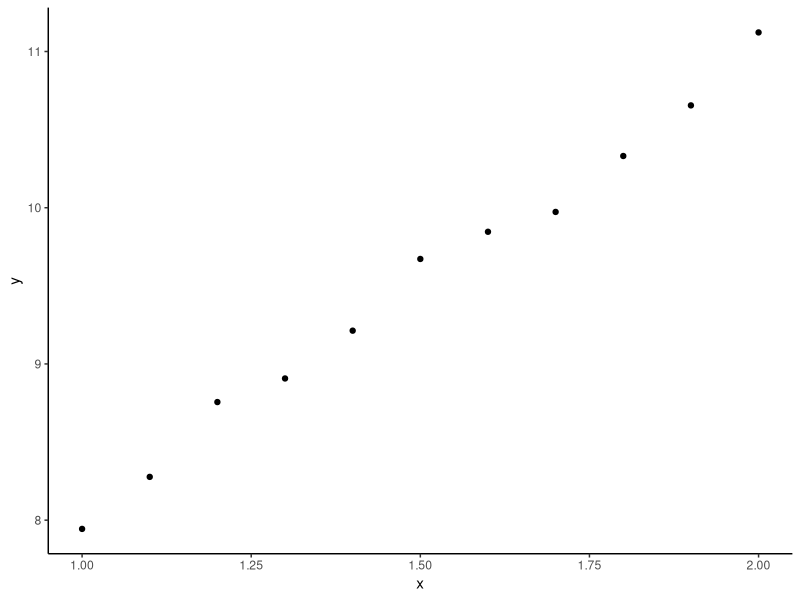
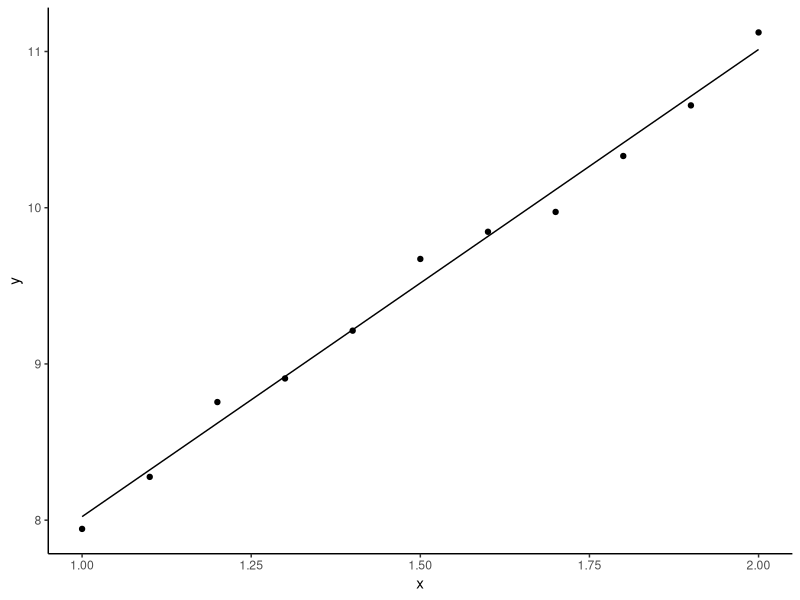
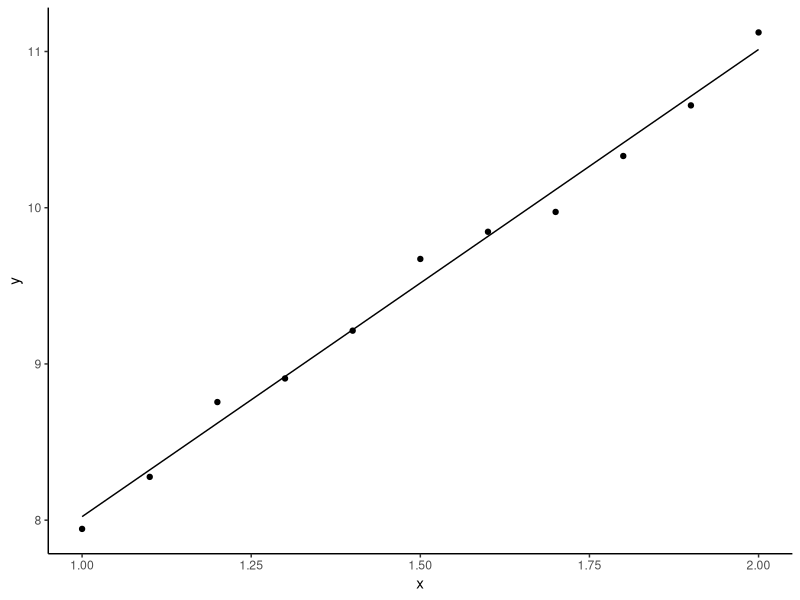
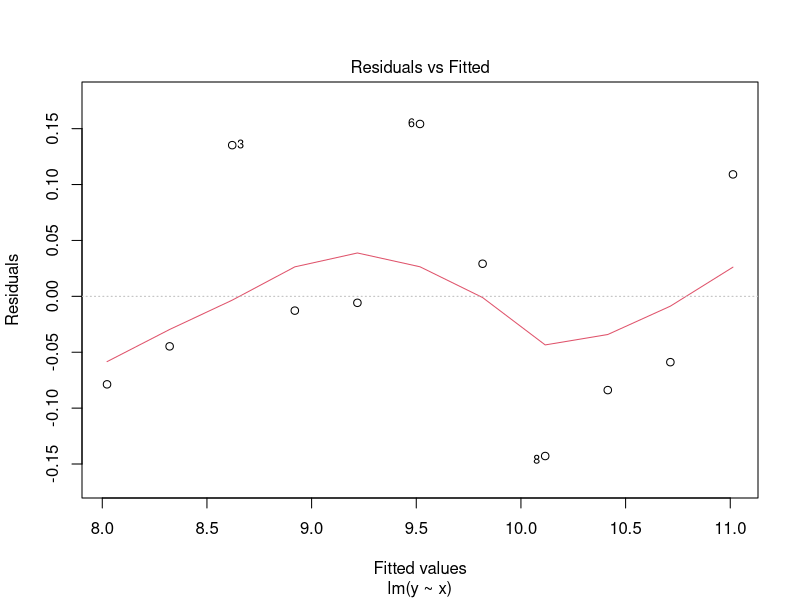
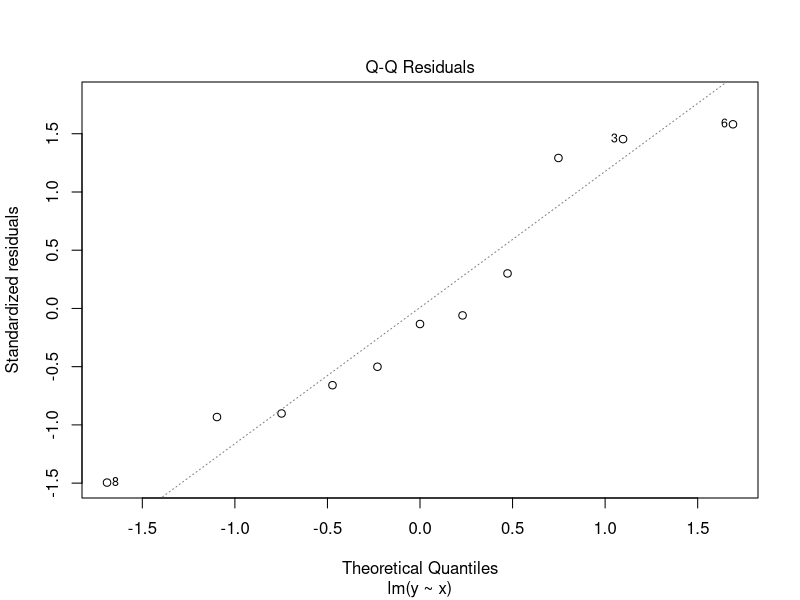
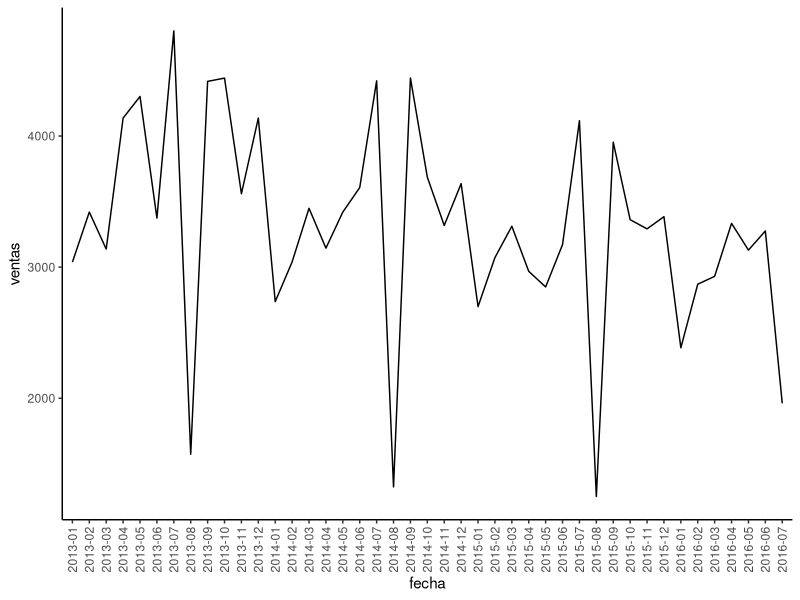
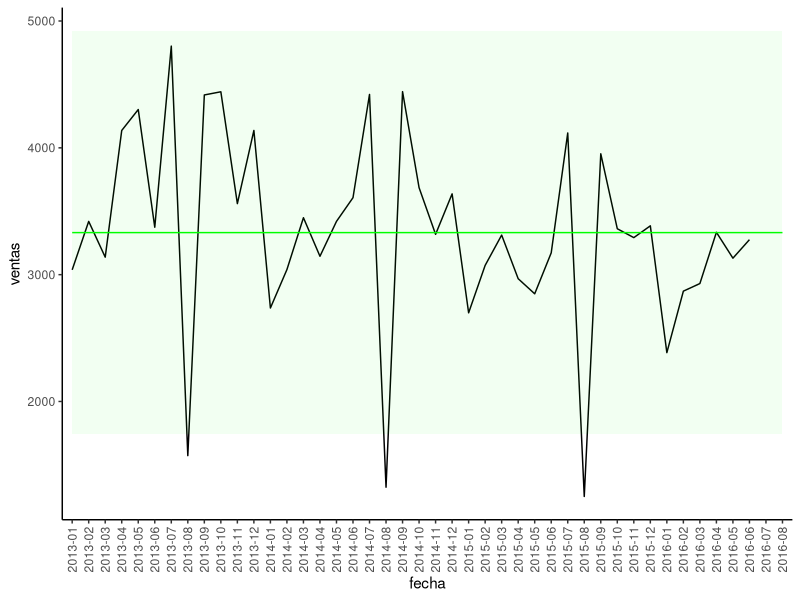
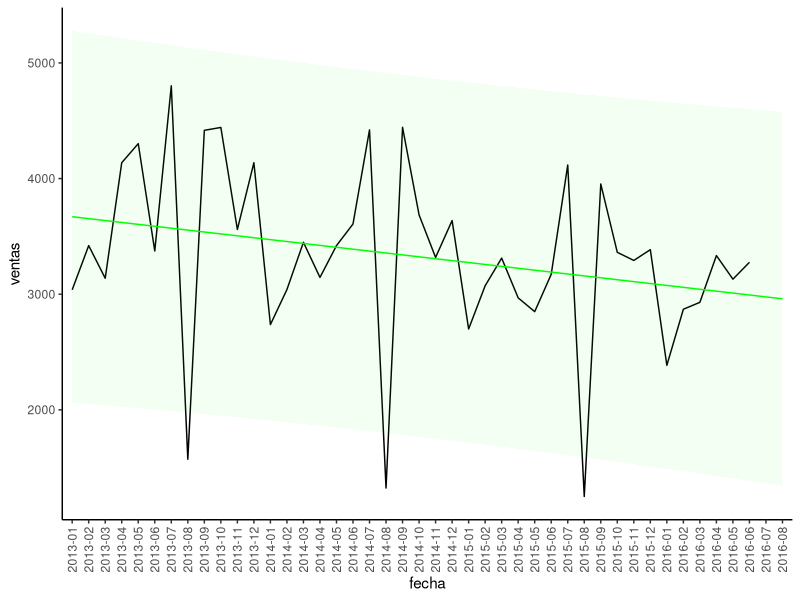

The R script that drew these images, in order:
#' ---
#' output:
#'   revealjs::revealjs_presentation:
#'     theme: simple
#'     slide_level: 2
#'     highlight: pygments
#'     center: false
#'     self_contained: true
#'     css: "../css/styles.css"
#'     reveal_options:
#'       slideNumber: true
#'       previewLinks: false
#'       transition: 0
#'       background_transition: 0
#' editor_options: 
#'   chunk_output_type: console
#' ---
#' 
## ----setup, include=FALSE------------------------------------------------
knitr::opts_chunk$set(echo = FALSE, dev="svg")

#' 
## ----include=FALSE-------------------------------------------------------
if(!require("tidyverse")) {
  install.packages("tidyverse", repos="https://cloud.r-project.org/",
         quiet=TRUE, type="binary")
  library("tidyverse")
}
if(!require("kableExtra")) {
  install.packages("kableExtra", repos="https://cloud.r-project.org/",
         quiet=TRUE, type="binary")
  library("kableExtra")
}

#' 
#' ##
#' 
#' <img src="../images/IQSlogo.png" style="border-style:none;box-shadow:none;
#' position:absolute;margin:0;top:20px;left:20px;max-width:200px;height:auto;" />
#' 
#' <div style="font-size:1.5em;font-weight:700;margin-top:200px;">Control estadístico de procesos</div>
#' <div style="font-size:1.4em;font-weight:500;color:#333333;">Previsión</div>
#' <div style="font-size:1.2em;margin-top:40px;color:#333333;">Jordi Cuadros, Lucinio González</div>
#' <div style="margin-top:80px;color:#333333;">Noviembre de 2018</div>
#' 
#' 
#' # Fundamentos de la previsión
#' 
#' ## Previsión
#' 
#' En la práctica de la gestión (aunque no solo en la industria) a menudo es necesario poder anticipar cuál será el resultado de una determinada situación para poder actuar en previsión.
#' 
#' - Prever las ventas o las compras, es decir, necesidades de producción del próximo periodo.
#' - Prever que pasará ante un cambio de las condiciones de producción.
#' - Anticipar la duración de una pieza o evaluar la posibilidades de fallo de un proceso en función de datos observables.
#' 
#' 
#' ## Aproximaciones metodológicas
#' 
#' - Usar métodos que no requieren el uso de funciones matemáticas porque se basan en el conocimiento de expertos (técnicas cualitativas).
#' - Utilización de procedimientos estadísticos para predecir valores futuros de una serie temporal en base a tendencias históricas (técnicas cuantitativas).
#'     - Uso de funciones modelo: Ajustar una función a los datos y usar esta función para hacer la previsión.
#'     - Técnicas que no usan funciones modelo.
#' - Combinar técnicas cualitativas y cuantitativas
#' 
#' 
#' ## Recomendaciones generales
#' 
#' - Comprobar que la ventana de modelización no incluye cambios estructurales. 
#' - Preferir modelos simples.
#' - No inferir relaciones causa-efecto de los modelos.
#' - El pronóstico siempre lleva asociado un cierto error, esta incertidumbre es mayor cuanto más alejado del momento actual se haga el pronóstico.
#' 
#' ##
#' 
#' - Para reducir la incertidumbre del pronóstico se recomienda combinar varios métodos de pronóstico.
#' - Utilizar el conocimiento experto aunque no sea cuantitativo.
#' - Recalcular el modelo cada vez que se disponga de nuevos datos.
#' 
#' 
#' # Ajuste de modelos
#' 
#' ## Proceso de ajuste de un modelo
#' 
#' - Determinar el modelo adecuado
#'     - A partir del conocimiento de las variables de los datos
#'     - A partir de la forma de los datos
#' - Ajustar el modelo ≡ Determinar los coeficientes del modelo
#'     - Habitualmente usando la técnico de mínimos cuadrados ordinarios (OLS)
#' - Comprobación del modelo y del ajuste
#'     - ¿Representa adecuadamente los datos?
#'     - ¿Los residuales son independientes y siguen una distribución normal?
#'     - ¿Representa adecuadamente datos no usados para construir el modelo?
#' 
#' 
#' ## Ajustes de modelos en R por OLS
#' 
#' Una vez decidido un modelo, el ajuste por el método de mínimos cuadrados ordinarios se realiza usando la notación de fórmulas y la función ```lm```.
#' 
#' ----
#' 
#' ### Notación de fórmulas
#' 
#' Una fórmula en R indica una relación lineal entre variables o combinaciones de variables.
#' 
#' - Recta: ``` y ~ x ```
#' - Recta (sin ordenada en origen): ```y ~ x - 1``` o ```y ~ 0 + x``` 
#' - Expresiones lineales multivariantes: ```y ~ x1 + x2```
#' - Expresiones multivariantes con interacciones: ```y ~ (X1 + x2) ^ 2```
#' - Polinomio: ```y ~ x + I(x ^ 2)``` o ```y ~ poly(x, 3)```
#' - Expresiones no lineales: ```y ~ exp(x)``` o ```log(y) ~ log(x)```
#' 
#' ----
#' 
#' ### Uso de la función ```lm```
#' 
## ---- echo = FALSE-------------------------------------------------------
set.seed(123)

#' 
## ---- echo = TRUE--------------------------------------------------------
x <- seq(1, 2, length.out = 11)
y <- round(3 * x + 5 + rnorm(11) / 10, 3)
datos <- data.frame(x = x, y = y)

#' 
## ---- echo = FALSE-------------------------------------------------------
kable_styling(kable(datos), font_size=24)

#' 
#' ----
#' 
## ---- echo = FALSE-------------------------------------------------------
ggplot(datos, aes(x = x, y = y)) + geom_point() + theme_classic()

#' 
#' ----
#' 
## ---- eval = FALSE, echo = TRUE------------------------------------------
## ajuste <- lm(y ~ x, datos)
## summary(ajuste)

#' 
#' <div style="font-size:24pt;">
#' 
## ---- echo = FALSE-------------------------------------------------------
ajuste <- lm(y ~ x, datos)
summary(ajuste)

#' 
#' </div>
#' 
#' ----
#' 
## ---- echo = TRUE--------------------------------------------------------
datos$yc <- ajuste$fitted

#' 
## ---- echo = FALSE-------------------------------------------------------
kable_styling(kable(datos), font_size=24)

#' 
#' ----
#' 
## ---- eval = FALSE, echo = TRUE------------------------------------------
## ggplot(datos, aes(x = x, y = y)) +
##   geom_point() +
##   geom_line(aes(y = yc)) +
##   theme_classic()

#' 
#' ----
#' 
## ---- echo = FALSE-------------------------------------------------------
ggplot(datos, aes(x = x, y = y)) +
  geom_point() +
  geom_line(aes(y = yc)) + 
  theme_classic()

#' 
#' ## Análisis estadístico de los modelos de ajuste
#' 
#' Un ajuste es adecuado si
#' 
#' <div style="font-size:20pt;">
#' 
#' - Se ajusta a los valores experimentales y su funcionalidad
#'     - Gráfico con el modelo ajustado
#'     - Análisi de los residuales
#'         - Residuales sin funcionalidad y centrado en cero
#'     - Prueba F
#' - No hay puntos excesivamente influyentes
#'     - Vigilar con los puntos anómalos y los puntos extremos
#' - Los errores están normalmente distribuidos
#'     - Prueba de normalidad de los residuales
#'     - Gráfico de normalidad de los residuales
#' - Sus coeficientes son significativos
#'     - Estadísticamente
#'     - Teóricamente / científicamente
#' 
#' </div>
#' 
#' ----
#' 
## ---- echo = FALSE-------------------------------------------------------
ggplot(datos, aes(x = x, y = y)) +
  geom_point() +
  geom_line(aes(y = yc)) + 
  theme_classic()

#' 
#' ----
#' 
## ---- eval = FALSE, echo = TRUE------------------------------------------
## summary(ajuste)

#' 
#' <div style="font-size:24pt;">
#' 
## ---- echo = FALSE-------------------------------------------------------
summary(ajuste)

#' 
#' </div>
#' 
#' ----
#' 
## ---- echo = TRUE, eval = FALSE------------------------------------------
## plot(ajuste, which=1:2)

#' 
#' ----
#' 
## ---- echo = FALSE-------------------------------------------------------
plot(ajuste, which=1)

#' 
#' ----
#' 
## ---- echo = FALSE-------------------------------------------------------
plot(ajuste, which=2)

#' 
#' ----
#' 
## ---- echo = TRUE--------------------------------------------------------
shapiro.test(ajuste$residuals)

#' 
#' ## Predicción
#' 
#' Si el modelo es correcto (y solo en este caso), este puede usarse para estimar valores de la variable dependiente.
#' 
## ---- echo = TRUE--------------------------------------------------------
predict(ajuste,data.frame(x = c(1.12,1.23)))

#' 
#' ----
#' 
#' A esta predicción puede añadirse intervalos de confianza (por defecto, a un nivel de confianza del 95 %). Estos se calculan de forma distinta cuando se quiere predecir el valor medio (mejor estimación) o un nuevo dato.
#' 
#' Si x es 1,12, la estimación del promedio es
#' 
## ---- echo = TRUE--------------------------------------------------------
predict(ajuste,data.frame(x = c(1.12)), interval="confidence")

#' 
#' y la estimación para un nuevo dato es
#' 
## ---- echo = TRUE--------------------------------------------------------
predict(ajuste,data.frame(x = c(1.12)), interval="prediction")

#' 
#' 
#' ## Ejemplo
#' 
#' A partir de los datos que figuran en el archivo "cu.txt", determina el coeficiente de expansión térmica del cobre (*k*) a las temperaturas (*T*) de 600 K y de 200 K.
#' 
#' <p>&nbsp;</p>
#' 
#' <p class="bibref">http://www.itl.nist.gov/div898/handbook/pmd/section6/pmd641.htm </p>
#' 
#' 
#' # Ajuste de series temporales
#' 
#' ## Serie temporal
#' 
#' Se denomina serie temporal a una secuencia de puntos indexados temporalmente. Es decir, obtenidos a intervalos de tiempo constantes.
#' 
#' En estos casos, el índice temporal (o posición) se incorpora como variable de modelización. El tiempo no se usa como variable independiente.
#' 
#' 
#' 
#' Solo se presentará el tratamiento del ajuste de serie temporales completas.
#' 
#' 
#' ## Fuentes de variación en una serie temporal
#' 
#' - **Tendencia**. Evolución de los datos a largo plazo
#' - **Estacionalidad**. Variaciones estacionales a corto plazo (periodo de menos de un año)
#'     - Día de la semana
#'     - Día del mes
#'     - Día del año
#'     - Semana del año
#'     - Semana del mes
#'     - Mes del año
#' - Componentes **aleatorios** no previsibles
#' - **Autocorrelación**. Dependencia de los periodos inmediatamente anteriores.
#' 
#' 
#' ## Previsión en series temporales (pronóstico, *forecasting*)
#' 
#' - Ajuste de modelos (con variables fictícias)
#' - Métodos de previsión sin funciones de ajuste (para datos desestacionalizados)
#' 
#' 
#' # Pronóstico mediante ajuste de modelos
#' ## Ejemplo
#' 
#' Sean las ventas de un determinado producto entre enero de 2013 y mediados de julio de 2016 las que figuran en el archivo "ventas.csv", ¿cuál seria una previsión razonable de las ventas de julio y agosto de 2016?
#' 
#' 
## ---- echo = FALSE, results = 'asis'-------------------------------------
datos <- read.table("ventas.csv", header=TRUE, dec=",",sep=";")
kable_styling(kable(head(datos)), font_size=24)

#' 
#' ----
#' 
#' ### Visualización de los datos
#' 
## ---- echo = TRUE, eval = FALSE------------------------------------------
## datos$fecha <- paste(datos$ano,
##                      formatC(datos$mes, width=2,
##                              format="d", flag="0"),
##                      sep="-")
## ggplot(datos,aes(x=fecha,y=ventas,group=1)) + geom_line() +
##   theme_classic()+
##   theme(axis.text.x = element_text(angle=90,vjust=0.5))

#' 
#' ----
#' 
## ---- echo = FALSE-------------------------------------------------------
datos$fecha <- paste(datos$ano,
                     formatC(datos$mes, width=2,
                             format="d", flag="0"),
                     sep="-")
ggplot(datos,aes(x=fecha,y=ventas,group=1)) + geom_line() +
  theme_classic()+
  theme(axis.text.x = element_text(angle=90,vjust=0.5))

#' 
#' ## Modelos habituales (sin estacionalidad)
#' 
#' - Constante ( ```y ~ 1``` )
#' - Recta ( ```y ~ x``` )
#' - Recta sin ordenada ( ```y ~ 0 + x``` )
#' 
#' También pueden usarse funciones no lineales (polinomios, logaritmos, exponenciales...).
#' 
#' 
#' ## Ajuste de una constante
#' 
## ---- echo = TRUE, eval = FALSE------------------------------------------
## datosAj <- datos[1:42,]
## datosAj$i <- 1:42
## datosAj <- rbind(datosAj,
##                  list(ano=c(2016,2016),
##                       mes=7:8,
##                       ventas=c(NA,NA),
##                       fecha=c("2016-07","2016-08"),
##                       i=43:44))
## 
## ajuste <- lm(ventas~1, datosAj[1:42,])
## 
## datosAj <- cbind(datosAj,
##                  predict(ajuste, datosAj, interval="prediction"))

#' 
#' ----
#' 
## ---- echo = TRUE, eval = FALSE------------------------------------------
## ggplot(datosAj,aes(x=fecha,y=ventas,group=1)) + geom_line() +
##   geom_line(aes(y=fit), col="green")+
##   geom_ribbon(aes(ymin=lwr, ymax=upr), fill="green", alpha=0.05)+
##   theme_classic()+
##   theme(axis.text.x = element_text(angle=90,vjust=0.5))
## 

#' 
#' ----
#' 
## ---- echo = FALSE, warning = FALSE--------------------------------------
datosAj <- datos[1:42,]
datosAj$i <- 1:42
datosAj <- rbind(datosAj,
                 list(ano=c(2016,2016),
                      mes=7:8,
                      ventas=c(NA,NA),
                      fecha=c("2016-07","2016-08"),
                      i=43:44))

ajuste <- lm(ventas~1, datosAj[1:42,])

datosAj <- cbind(datosAj,
                 predict(ajuste, datosAj, interval="prediction"))

ggplot(datosAj,aes(x=fecha,y=ventas,group=1)) + geom_line() +
  geom_line(aes(y=fit), col="green")+
  geom_ribbon(aes(ymin=lwr, ymax=upr), fill="green", alpha=0.05)+
  theme_classic()+
  theme(axis.text.x = element_text(angle=90,vjust=0.5))


#' 
#' ----
#' 
## ---- echo = TRUE--------------------------------------------------------

print(datosAj[43:44,c(4,6:8)])


#' 
#' ## Ajuste de una recta
#' 
## ---- echo = TRUE, eval = FALSE------------------------------------------
## datosAj <- datos[1:42,]
## datosAj$i <- 1:42
## datosAj <- rbind(datosAj,
##                  list(ano=c(2016,2016),
##                       mes=7:8,
##                       ventas=c(NA,NA),
##                       fecha=c("2016-07","2016-08"),
##                       i=43:44))
## 
## ajuste <- lm(ventas~i, datosAj[1:42,])
## 
## datosAj <- cbind(datosAj,
##                  predict(ajuste, datosAj, interval="prediction"))

#' 
#' ----
#' 
## ---- echo = TRUE, eval = FALSE------------------------------------------
## ggplot(datosAj,aes(x=fecha,y=ventas,group=1)) + geom_line() +
##   geom_line(aes(y=fit), col="green")+
##   geom_ribbon(aes(ymin=lwr, ymax=upr), fill="green", alpha=0.05)+
##   theme_classic()+
##   theme(axis.text.x = element_text(angle=90,vjust=0.5))
## 

#' 
#' ----
#' 
## ---- echo = FALSE, warning = FALSE--------------------------------------
datosAj <- datos[1:42,]
datosAj$i <- 1:42
datosAj <- rbind(datosAj,
                 list(ano=c(2016,2016),
                      mes=7:8,
                      ventas=c(NA,NA),
                      fecha=c("2016-07","2016-08"),
                      i=43:44))

ajuste <- lm(ventas~i, datosAj[1:42,])

datosAj <- cbind(datosAj,
                 predict(ajuste, datosAj, interval="prediction"))

ggplot(datosAj,aes(x=fecha,y=ventas,group=1)) + geom_line() +
  geom_line(aes(y=fit), col="green")+
  geom_ribbon(aes(ymin=lwr, ymax=upr), fill="green", alpha=0.05)+
  theme_classic()+
  theme(axis.text.x = element_text(angle=90,vjust=0.5))


#' 
#' ----
#' 
## ---- echo = TRUE--------------------------------------------------------

print(datosAj[43:44,c(4,6:8)])


#' 
#' 
#' ## Incorporar la estacionalidad
#' 
#' La estacionalidad se incorpora a los modelos a través de variables ficticias
#' 
#' - Se decide el periodo y el paso de la periodicidad
#'     - Día en mes
#'     - Día en semana
#'     - Mes en año
#'     - Trimestre en año
#' - Se usa una variable ficticia (lógica, 0 o 1) para cada elemento del periodo
#' - Se introducen al modelo todas las variables ficticias excepto una (que corresponderá a la referencia del modelo).
#' 
#' 
#' ## Modelizar la estacionalidad en R
#' 
#' - Definir una variable para la estacionalidad (valores cíclicos).
#' - Se establece esta variable como factor y se introduce como variable del modelo.
#' 
#' 
#' ## Ajuste de una recta más una periodicidad anual (por meses)
#' 
## ---- echo = TRUE, eval = FALSE------------------------------------------
## datosAj <- datos[1:42,]
## datosAj$i <- 1:42
## datosAj <- rbind(datosAj,
##                  list(ano=c(2016,2016),
##                       mes=7:8,
##                       ventas=c(NA,NA),
##                       fecha=c("2016-07","2016-08"),
##                       i=43:44))
## datosAj$mes <- factor(datosAj$mes)
## 
## ajuste <- lm(ventas~i+mes, datosAj[1:42,])
## 
## datosAj <- cbind(datosAj,
##                  predict(ajuste, datosAj, interval="prediction"))

#' 
#' ----
#' 
## ---- echo = TRUE, eval = FALSE------------------------------------------
## ggplot(datosAj,aes(x=fecha,y=ventas,group=1)) + geom_line() +
##   geom_line(aes(y=fit), col="green")+
##   geom_ribbon(aes(ymin=lwr, ymax=upr), fill="green", alpha=0.05)+
##   theme_classic()+
##   theme(axis.text.x = element_text(angle=90,vjust=0.5))
## 

#' 
#' ----
#' 
## ---- echo = FALSE, warning = FALSE--------------------------------------
datosAj <- datos[1:42,]
datosAj$i <- 1:42
datosAj <- rbind(datosAj,
                 list(ano=c(2016,2016),
                      mes=7:8,
                      ventas=c(NA,NA),
                      fecha=c("2016-07","2016-08"),
                      i=43:44))
datosAj$mes <- factor(datosAj$mes)

ajuste <- lm(ventas~i+mes, datosAj[1:42,])

datosAj <- cbind(datosAj,
                 predict(ajuste, datosAj, interval="prediction"))

ggplot(datosAj,aes(x=fecha,y=ventas,group=1)) + geom_line() +
  geom_line(aes(y=fit), col="green")+
  geom_ribbon(aes(ymin=lwr, ymax=upr), fill="green", alpha=0.05)+
  theme_classic()+
  theme(axis.text.x = element_text(angle=90,vjust=0.5))


#' 
#' ----
#' 
## ---- echo = TRUE--------------------------------------------------------

print(datosAj[43:44,c(4,6:8)])


#' 
#' ----
#' 
#' ### Comprobación del ajuste
#' 
## ---- echo = TRUE--------------------------------------------------------
summary(ajuste)

#' 
#' ----
#' 
## ---- echo = TRUE, eval = FALSE------------------------------------------
## plot(ajuste, which = 1:2)

#' 
#' 
#' ----
#' 
## ---- echo = FALSE-------------------------------------------------------
plot(ajuste, which = 1)

#' 
#' 
#' ----
#' 
## ---- echo = FALSE-------------------------------------------------------
plot(ajuste, which = 2)

#' 
#' ----
#' 
## ---- echo = TRUE--------------------------------------------------------
shapiro.test(ajuste$residuals)

#' 
#' # Pronósticos a corto plazo (para datos desestacionalizados)
#' 
#' ## Datos desestacionalizados
#' 
#' - No tienen tendencia ni funcionalidad.
#' - No presentan variabilidad estacional.
#' 
#' Presentan autocorrelación, es decir dependencia de los valores anteriores.
#' 
#' 
#' ## Métodos simples para predecir a corto plazo
#' 
#' - Método Naïve (o Naïve I)
#' - Método Naïve II
#' - Método de la media móvil simple
#' 
#' 
#' ## Método Naïve
#' 
#' Consiste en pronosticar el siguiente valor de la serie temporal como igual al último valor disponible en la misma
#' 
#' $$
#' \\ \hat y_{n+1} = y_n
#' $$
#' 
#' 
#' ## Método Naïve II
#' 
#' Consiste en pronosticar el siguiente valor de la serie temporal como igual al último valor disponible en la misma más un término dependiente de la variación entre los dos valores anteriores.
#' 
#' $$
#' \\ \hat y_{n+1} = y_n + k (y_n - y_{n+1})
#' $$
#' 
#' Si *k* vale 1, consiste en el ajuste de una recta a los dos datos anteriores.
#' 
#' 
#' ## Media móvil simple
#' 
#' Consiste en pronosticar el siguiente valor de la serie temporal como media de los *m* valores anteriores.
#' 
#' $$
#' \\ \hat{y}_{n+1} = \sum\limits_{i=n-m+1}^{n} \frac{y_i}{m}
#' $$
#' 
#' 
#' ## Comprobación del ajuste
#' 
#' El ajuste se puede comprobar aplicando el método a los valores anteriores de la serie y calculando los residuales correspondientes.
#' 
#' El análisis de residuales sigue siendo válido en estos casos.
#' 
#' 
#' ## Estimación del intervalo de predicción
#' 
#' Si los residuales estan normalmente distribuidos, el intervalo de predicción puede calcularse a partir de la desviación estándar de los residuales.
#' 
#' $$
#' \\ y = \hat y \pm z_{1-\alpha/2} \  s_{res}
#' $$
#' 
#' 
#' ## Ejemplo
#' 
#' Disponemos de los precios históricos (promedios mensuales) de uno de los productos de partida de nuestro proceso de fabricación, ¿podemos estimar el precio que nos costará este recurso en el siguiente mes?
#' 
#' Los datos figuran en el archivo "coconutOil.txt".
#' 
#' 
#' # Criterios de error para la comparación de modelos
#' 
#' ## 
#' 
#' Para establecer la calidad de un modelo y tener criterios que permitan comparar modelos, se usan distintos indicadores
#' 
#' - Coeficiente de determinación ajustado, *R*<sup>2</sup>
#' - Distintas medidas del error, calculadas a partir
#' de los residuales (MAPE/MAPD , MSE/MSD...)
#' 
#' <p>&nbsp;</p>
#' 
#' <p class="bibref">https://support.minitab.com/en-us/minitab/17/topic-library/modeling-statistics/time-series/time-series-models/what-are-mape-mad-and-msd/</p>
#' 
#' 
#' # Referencias adicionales
#' 
#' ##
#' 
#' - Hyndman, R.J.; Athanasopoulos, G. (2018). Forecasting: Principles and Practice,http://otexts.org/fpp2/
#' - NIST/SEMATECH (2013). NIST/SEMATECH. e-Handbook of Statistical Methods, http://www.itl.nist.gov/div898/handbook
#' - ForPrin (2018). The Forecasting Principles, http://www.forecastingprinciples.com/
